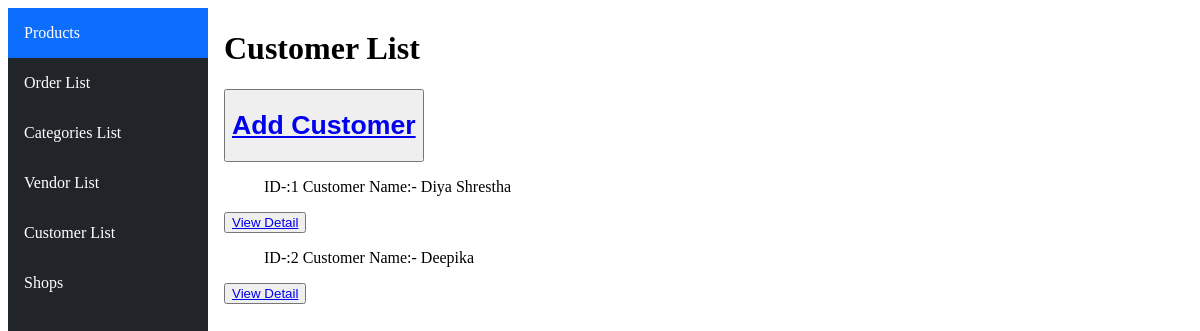
Page /customerlist/ on the earlier database version.
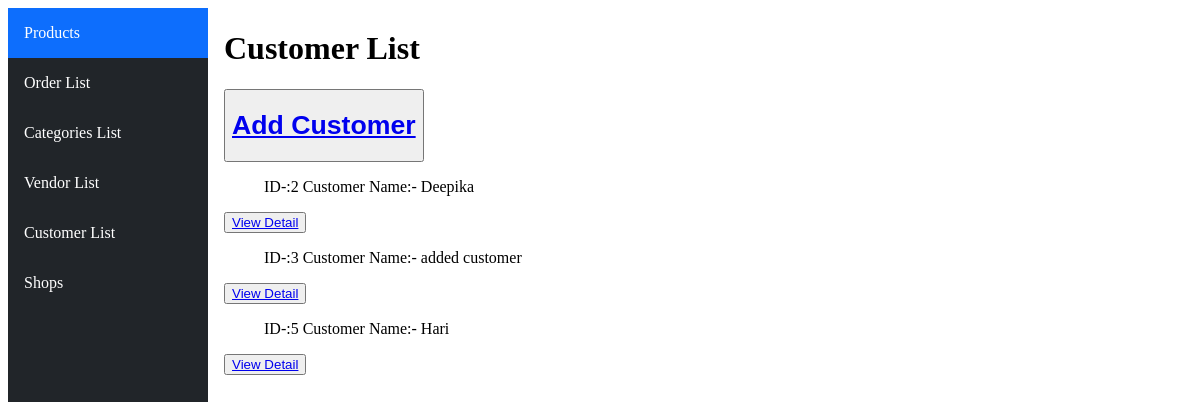
Same page on the later database version.
### ecommerceApp/models.py (models this page shows, shortened)
class Customer(models.Model):
    name=models.CharField(max_length=100)
    username=models.CharField(max_length=50)
    password=models.CharField(max_length=50)
    email=models.EmailField()

### ecommerceApp/views.py (the view)
# urls.py: path('customerlist/',views.displayCustomer,name="displayCustomer"),
def displayCustomer(request):
    customers=Customer.objects.all()
    return render(request,'html/customerList.html',{"customers":customers})

### ecommerceApp/templates/html/customerList.html
{%extends "html/layout.html"%}
{%block body%}
<h1>Customer List</h1>
<button> <a href="{%url 'main:add-customer'%}"><h1>Add Customer</h1></a></button>
{%for customer in customers%}
    <ul>ID-:{{customer.id}} Customer Name:- {{customer.name}}
    </ul>
    <button><a href="{%url 'main:customer-profile' customer.id%}">View Detail</a></button>
{%endfor%}
{%endblock%}

Differences in the rows shown:
removed Customer: id "1", name "Diya Shrestha"
added Customer: id "3", name "added customer"
added Customer: id "5", name "Hari"
